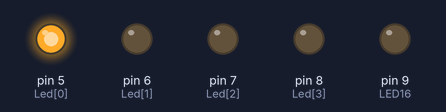
Recording of a sketch running on a simulated Arduino Uno, built with avr-gcc and run on an emulated ATmega328P. Shown: output pins drawn as LEDs (lit = HIGH).

Above: at 0.2 s.
At 1.2 s:
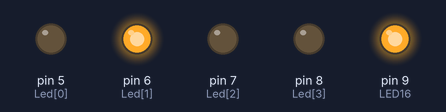
At 1.7 s:
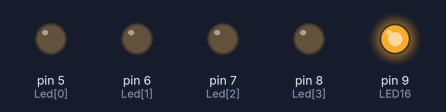
At 2.2 s:
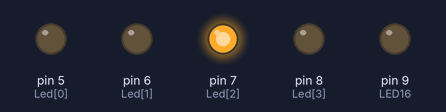
At 3.2 s:
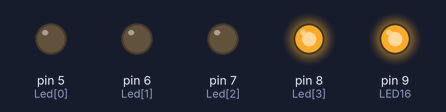
At 4.7 s:
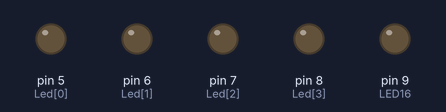
Timing chart, 0 to 5.2 s (numbered marks = the images above):
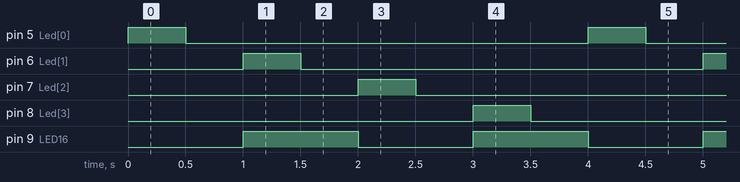

Measured:
- by itself, pin 5 (Led[0]), pin 6 (Led[1]), pin 7 (Led[2]), pin 8 (Led[3]): alternates HIGH for 0.50 s and LOW for 3.5 s
- by itself, pin 9 (LED16): alternates HIGH for 1.0 s and LOW for 1.0 s
- by itself, everything shown: repeats every 4.0 s, in 9 steps

The sketch:

hw1-2_4_1.ino
```cpp
#define LED16 9
int Led[4]={5,6,7,8};

void setup() {
  // put your setup code here, to run once:
  for(int i=0;i<4;i++)
    pinMode(Led[i],OUTPUT);
  pinMode(LED16,OUTPUT);
}

void loop() {
  // put your main code here, to run repeatedly:
  static byte output= HIGH;
  for(int i=0;i<4;i++){
    digitalWrite(Led[i],HIGH);
    delay(500);
    digitalWrite(Led[i],LOW);
    delay(500);
    digitalWrite(LED16,output);
    output=!output;
  }

}
```
